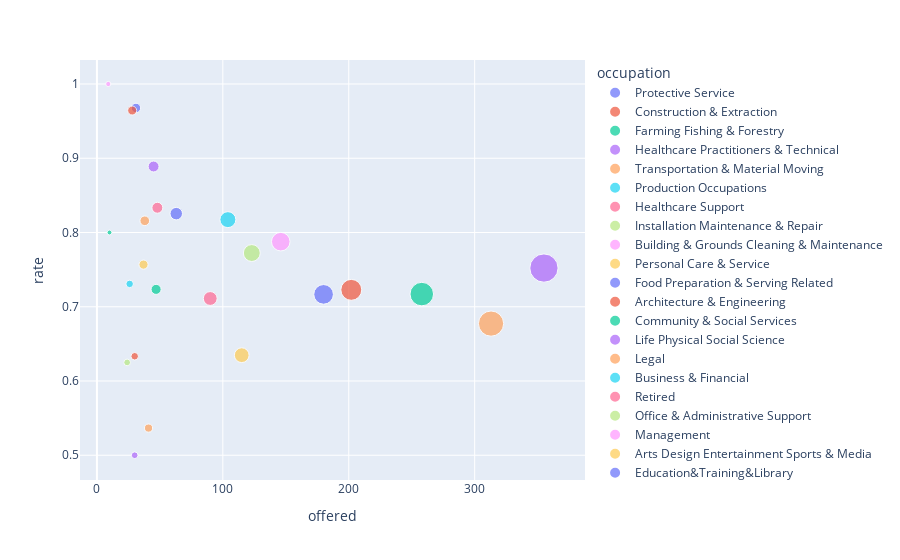

The cell this chart's notebook holds for it:
### Code cell
fig = px.scatter(togo_acc_rate, x="offered", y="rate", color="occupation", size='accepted')
fig.show()

### Figure 1 — Plotly figure (JSON) as saved in the notebook; plotly's stock layout.template omitted (floating-point values rounded to 4 significant figures)
{"data": [{"hovertemplate": "occupation=Protective Service<br>offered=%{x}<br>rate=%{y}<br>accepted=%{marker.size}<extra></extra>", "legendgroup": "Protective Service", "marker": {"color": "#636efa", "size": [30], "sizemode": "area", "sizeref": 0.6675, "symbol": "circle"}, "mode": "markers", "name": "Protective Service", "orientation": "v", "showlegend": true, "type": "scatter", "x": [31], "xaxis": "x", "y": [0.9677], "yaxis": "y"}, {"hovertemplate": "occupation=Construction & Extraction<br>offered=%{x}<br>rate=%{y}<br>accepted=%{marker.size}<extra></extra>", "legendgroup": "Construction & Extraction", "marker": {"color": "#EF553B", "size": [27], "sizemode": "area", "sizeref": 0.6675, "symbol": "circle"}, "mode": "markers", "name": "Construction & Extraction", "orientation": "v", "showlegend": true, "type": "scatter", "x": [28], "xaxis": "x", "y": [0.9643], "yaxis": "y"}, {"hovertemplate": "occupation=Farming Fishing & Forestry<br>offered=%{x}<br>rate=%{y}<br>accepted=%{marker.size}<extra></extra>", "legendgroup": "Farming Fishing & Forestry", "marker": {"color": "#00cc96", "size": [8], "sizemode": "area", "sizeref": 0.6675, "symbol": "circle"}, "mode": "markers", "name": "Farming Fishing & Forestry", "orientation": "v", "showlegend": true, "type": "scatter", "x": [10], "xaxis": "x", "y": [0.8], "yaxis": "y"}, {"hovertemplate": "occupation=Healthcare Practitioners & Technical<br>offered=%{x}<br>rate=%{y}<br>accepted=%{marker.size}<extra></extra>", "legendgroup": "Healthcare Practitioners & Technical", "marker": {"color": "#ab63fa", "size": [40], "sizemode": "area", "sizeref": 0.6675, "symbol": "circle"}, "mode": "markers", "name": "Healthcare Practitioners & Technical", "orientation": "v", "showlegend": true, "type": "scatter", "x": [45], "xaxis": "x", "y": [0.8889], "yaxis": "y"}, {"hovertemplate": "occupation=Transportation & Material Moving<br>offered=%{x}<br>rate=%{y}<br>accepted=%{marker.size}<extra></extra>", "legendgroup": "Transportation & Material Moving", "marker": {"color": "#FFA15A", "size": [31], "sizemode": "area", "sizeref": 0.6675, "symbol": "circle"}, "mode": "markers", "name": "Transportation & Material Moving", "orientation": "v", "showlegend": true, "type": "scatter", "x": [38], "xaxis": "x", "y": [0.8158], "yaxis": "y"}, {"hovertemplate": "occupation=Production Occupations<br>offered=%{x}<br>rate=%{y}<br>accepted=%{marker.size}<extra></extra>", "legendgroup": "Production Occupations", "marker": {"color": "#19d3f3", "size": [19], "sizemode": "area", "sizeref": 0.6675, "symbol": "circle"}, "mode": "markers", "name": "Production Occupations", "orientation": "v", "showlegend": true, "type": "scatter", "x": [26], "xaxis": "x", "y": [0.7308], "yaxis": "y"}, {"hovertemplate": "occupation=Healthcare Support<br>offered=%{x}<br>rate=%{y}<br>accepted=%{marker.size}<extra></extra>", "legendgroup": "Healthcare Support", "marker": {"color": "#FF6692", "size": [40], "sizemode": "area", "sizeref": 0.6675, "symbol": "circle"}, "mode": "markers", "name": "Healthcare Support", "orientation": "v", "showlegend": true, "type": "scatter", "x": [48], "xaxis": "x", "y": [0.8333], "yaxis": "y"}, {"hovertemplate": "occupation=Installation Maintenance & Repair<br>offered=%{x}<br>rate=%{y}<br>accepted=%{marker.size}<extra></extra>", "legendgroup": "Installation Maintenance & Repair", "marker": {"color": "#B6E880", "size": [15], "sizemode": "area", "sizeref": 0.6675, "symbol": "circle"}, "mode": "markers", "name": "Installation Maintenance & Repair", "orientation": "v", "showlegend": true, "type": "scatter", "x": [24], "xaxis": "x", "y": [0.625], "yaxis": "y"}, {"hovertemplate": "occupation=Building & Grounds Cleaning & Maintenance<br>offered=%{x}<br>rate=%{y}<br>accepted=%{marker.size}<extra></extra>", "legendgroup": "Building & Grounds Cleaning & Maintenance", "marker": {"color": "#FF97FF", "size": [9], "sizemode": "area", "sizeref": 0.6675, "symbol": "circle"}, "mode": "markers", "name": "Building & Grounds Cleaning & Maintenance", "orientation": "v", "showlegend": true, "type": "scatter", "x": [9], "xaxis": "x", "y": [1], "yaxis": "y"}, {"hovertemplate": "occupation=Personal Care & Service<br>offered=%{x}<br>rate=%{y}<br>accepted=%{marker.size}<extra></extra>", "legendgroup": "Personal Care & Service", "marker": {"color": "#FECB52", "size": [28], "sizemode": "area", "sizeref": 0.6675, "symbol": "circle"}, "mode": "markers", "name": "Personal Care & Service", "orientation": "v", "showlegend": true, "type": "scatter", "x": [37], "xaxis": "x", "y": [0.7568], "yaxis": "y"}, {"hovertemplate": "occupation=Food Preparation & Serving Related<br>offered=%{x}<br>rate=%{y}<br>accepted=%{marker.size}<extra></extra>", "legendgroup": "Food Preparation & Serving Related", "marker": {"color": "#636efa", "size": [52], "sizemode": "area", "sizeref": 0.6675, "symbol": "circle"}, "mode": "markers", "name": "Food Preparation & Serving Related", "orientation": "v", "showlegend": true, "type": "scatter", "x": [63], "xaxis": "x", "y": [0.8254], "yaxis": "y"}, {"hovertemplate": "occupation=Architecture & Engineering<br>offered=%{x}<br>rate=%{y}<br>accepted=%{marker.size}<extra></extra>", "legendgroup": "Architecture & Engineering", "marker": {"color": "#EF553B", "size": [19], "sizemode": "area", "sizeref": 0.6675, "symbol": "circle"}, "mode": "markers", "name": "Architecture & Engineering", "orientation": "v", "showlegend": true, "type": "scatter", "x": [30], "xaxis": "x", "y": [0.6333], "yaxis": "y"}, {"hovertemplate": "occupation=Community & Social Services<br>offered=%{x}<br>rate=%{y}<br>accepted=%{marker.size}<extra></extra>", "legendgroup": "Community & Social Services", "marker": {"color": "#00cc96", "size": [34], "sizemode": "area", "sizeref": 0.6675, "symbol": "circle"}, "mode": "markers", "name": "Community & Social Services", "orientation": "v", "showlegend": true, "type": "scatter", "x": [47], "xaxis": "x", "y": [0.7234], "yaxis": "y"}, {"hovertemplate": "occupation=Life Physical Social Science<br>offered=%{x}<br>rate=%{y}<br>accepted=%{marker.size}<extra></extra>", "legendgroup": "Life Physical Social Science", "marker": {"color": "#ab63fa", "size": [15], "sizemode": "area", "sizeref": 0.6675, "symbol": "circle"}, "mode": "markers", "name": "Life Physical Social Science", "orientation": "v", "showlegend": true, "type": "scatter", "x": [30], "xaxis": "x", "y": [0.5], "yaxis": "y"}, {"hovertemplate": "occupation=Legal<br>offered=%{x}<br>rate=%{y}<br>accepted=%{marker.size}<extra></extra>", "legendgroup": "Legal", "marker": {"color": "#FFA15A", "size": [22], "sizemode": "area", "sizeref": 0.6675, "symbol": "circle"}, "mode": "markers", "name": "Legal", "orientation": "v", "showlegend": true, "type": "scatter", "x": [41], "xaxis": "x", "y": [0.5366], "yaxis": "y"}, {"hovertemplate": "occupation=Business & Financial<br>offered=%{x}<br>rate=%{y}<br>accepted=%{marker.size}<extra></extra>", "legendgroup": "Business & Financial", "marker": {"color": "#19d3f3", "size": [85], "sizemode": "area", "sizeref": 0.6675, "symbol": "circle"}, "mode": "markers", "name": "Business & Financial", "orientation": "v", "showlegend": true, "type": "scatter", "x": [104], "xaxis": "x", "y": [0.8173], "yaxis": "y"}, {"hovertemplate": "occupation=Retired<br>offered=%{x}<br>rate=%{y}<br>accepted=%{marker.size}<extra></extra>", "legendgroup": "Retired", "marker": {"color": "#FF6692", "size": [64], "sizemode": "area", "sizeref": 0.6675, "symbol": "circle"}, "mode": "markers", "name": "Retired", "orientation": "v", "showlegend": true, "type": "scatter", "x": [90], "xaxis": "x", "y": [0.7111], "yaxis": "y"}, {"hovertemplate": "occupation=Office & Administrative Support<br>offered=%{x}<br>rate=%{y}<br>accepted=%{marker.size}<extra></extra>", "legendgroup": "Office & Administrative Support", "marker": {"color": "#B6E880", "size": [95], "sizemode": "area", "sizeref": 0.6675, "symbol": "circle"}, "mode": "markers", "name": "Office & Administrative Support", "orientation": "v", "showlegend": true, "type": "scatter", "x": [123], "xaxis": "x", "y": [0.7724], "yaxis": "y"}, {"hovertemplate": "occupation=Management<br>offered=%{x}<br>rate=%{y}<br>accepted=%{marker.size}<extra></extra>", "legendgroup": "Management", "marker": {"color": "#FF97FF", "size": [115], "sizemode": "area", "sizeref": 0.6675, "symbol": "circle"}, "mode": "markers", "name": "Management", "orientation": "v", "showlegend": true, "type": "scatter", "x": [146], "xaxis": "x", "y": [0.7877], "yaxis": "y"}, {"hovertemplate": "occupation=Arts Design Entertainment Sports & Media<br>offered=%{x}<br>rate=%{y}<br>accepted=%{marker.size}<extra></extra>", "legendgroup": "Arts Design Entertainment Sports & Media", "marker": {"color": "#FECB52", "size": [73], "sizemode": "area", "sizeref": 0.6675, "symbol": "circle"}, "mode": "markers", "name": "Arts Design Entertainment Sports & Media", "orientation": "v", "showlegend": true, "type": "scatter", "x": [115], "xaxis": "x", "y": [0.6348], "yaxis": "y"}, {"hovertemplate": "occupation=Education&Training&Library<br>offered=%{x}<br>rate=%{y}<br>accepted=%{marker.size}<extra></extra>", "legendgroup": "Education&Training&Library", "marker": {"color": "#636efa", "size": [129], "sizemode": "area", "sizeref": 0.6675, "symbol": "circle"}, "mode": "markers", "name": "Education&Training&Library", "orientation": "v", "showlegend": true, "type": "scatter", "x": [180], "xaxis": "x", "y": [0.7167], "yaxis": "y"}, {"hovertemplate": "occupation=Sales & Related<br>offered=%{x}<br>rate=%{y}<br>accepted=%{marker.size}<extra></extra>", "legendgroup": "Sales & Related", "marker": {"color": "#EF553B", "size": [146], "sizemode": "area", "sizeref": 0.6675, "symbol": "circle"}, "mode": "markers", "name": "Sales & Related", "orientation": "v", "showlegend": true, "type": "scatter", "x": [202], "xaxis": "x", "y": [0.7228], "yaxis": "y"}, {"hovertemplate": "occupation=Computer & Mathematical<br>offered=%{x}<br>rate=%{y}<br>accepted=%{marker.size}<extra></extra>", "legendgroup": "Computer & Mathematical", "marker": {"color": "#00cc96", "size": [185], "sizemode": "area", "sizeref": 0.6675, "symbol": "circle"}, "mode": "markers", "name": "Computer & Mathematical", "orientation": "v", "showlegend": true, "type": "scatter", "x": [258], "xaxis": "x", "y": [0.7171], "yaxis": "y"}, {"hovertemplate": "occupation=Unemployed<br>offered=%{x}<br>rate=%{y}<br>accepted=%{marker.size}<extra></extra>", "legendgroup": "Unemployed", "marker": {"color": "#ab63fa", "size": [267], "sizemode": "area", "sizeref": 0.6675, "symbol": "circle"}, "mode": "markers", "name": "Unemployed", "orientation": "v", "showlegend": true, "type": "scatter", "x": [355], "xaxis": "x", "y": [0.7521], "yaxis": "y"}, {"hovertemplate": "occupation=Student<br>offered=%{x}<br>rate=%{y}<br>accepted=%{marker.size}<extra></extra>", "legendgroup": "Student", "marker": {"color": "#FFA15A", "size": [212], "sizemode": "area", "sizeref": 0.6675, "symbol": "circle"}, "mode": "markers", "name": "Student", "orientation": "v", "showlegend": true, "type": "scatter", "x": [313], "xaxis": "x", "y": [0.6773], "yaxis": "y"}], "layout": {"legend": {"itemsizing": "constant", "title": {"text": "occupation"}, "tracegroupgap": 0}, "margin": {"t": 60}, "xaxis": {"anchor": "y", "domain": [0, 1], "title": {"text": "offered"}}, "yaxis": {"anchor": "x", "domain": [0, 1], "title": {"text": "rate"}}}}
